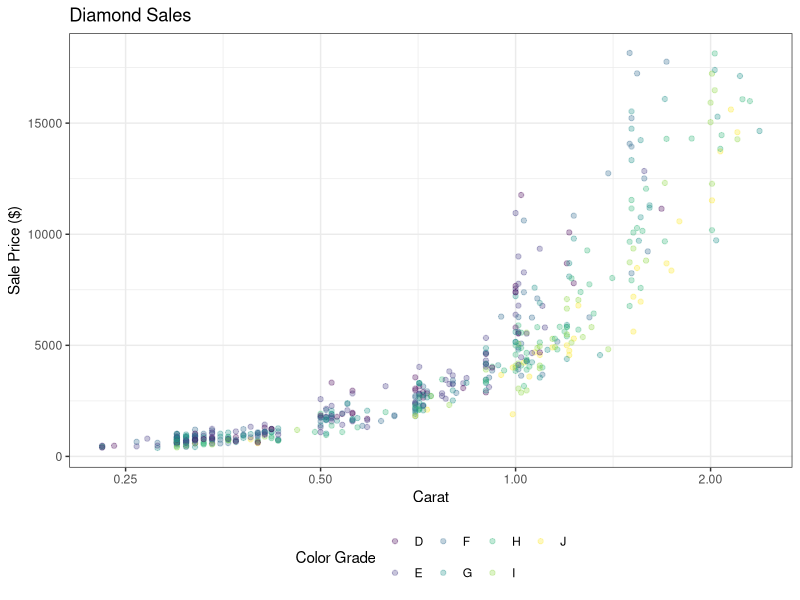

Here is the R script that generated this plot:
## ---- chunk 1
knitr::opts_chunk$set(echo = TRUE, 
                      fig.align = 'center', 
                      fig.height = 4, 
                      fig.width = 4) 
solutions <-  TRUE
## ---- chunk 2
library(ggplot2)
diamonds <- diamonds[sample(seq_len(nrow(diamonds)), 500), ]
ggplot(diamonds, aes(carat,  price, color = color)) +
  geom_point(alpha = 0.3) + theme_bw() + scale_x_continuous(trans = "log2") +
  labs(x = "Carat", y = "Sale Price ($)", color = "Color Grade", title = "Diamond Sales") + theme(legend.position = "bottom")

4+7
